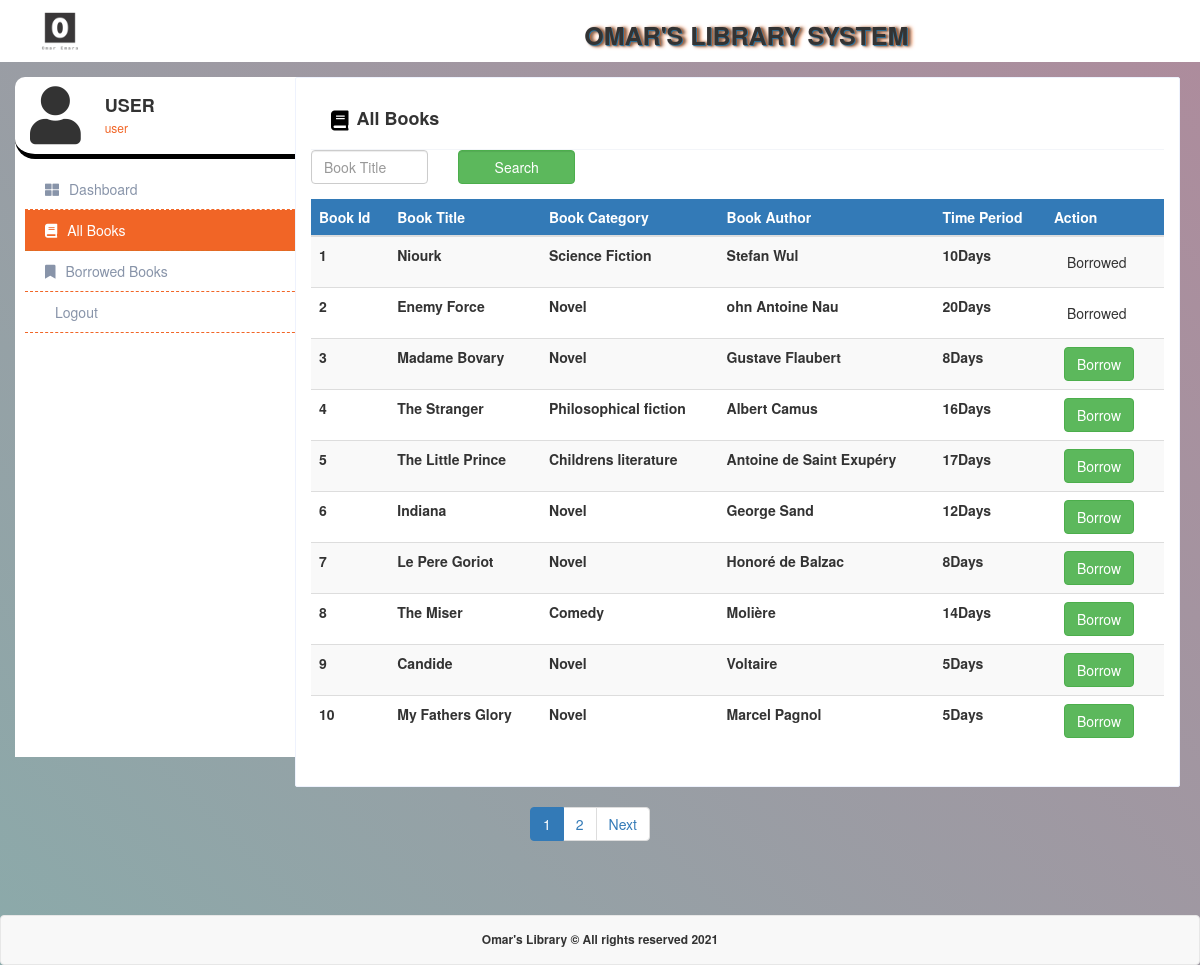
Screenshot of /dashboard.php?menu=books (signed in) with the database file from the repository.
### tables this page shows
CREATE TABLE `user` (
  `user_id` int(11) NOT NULL,
  `user_email` varchar(100) NOT NULL,
  `first_name` varchar(30) NOT NULL,
  `last_name` varchar(30) NOT NULL,
  `is_valid` tinyint(1) NOT NULL,
  `password` varchar(30) NOT NULL
);

CREATE TABLE `book` (
  `book_id` int(11) NOT NULL,
  `book_title` varchar(50) NOT NULL,
  `book_description` varchar(200) NOT NULL,
  `book_category` varchar(50) NOT NULL,
  `book_author` varchar(60) NOT NULL,
  `date_publish` varchar(25) NOT NULL,
  `time_period` int(11) NOT NULL
);

### include/inc.books.php (the view, shortened to what this page needs)
<?php
	if(isset($_POST['search'])){
		$res_list= searchBooks($conn);
	}else{
		$res_list = getAllBooks($conn);
	}
?>
<div class="dashboard-caption col-lg-9 col-md-4">
    <div class="dashboard-caption-header">
                <h4><i class="fa fa-book" aria-hidden="true"></i>All Books</h4>
            </div>
	<form method="POST" action="" enctype="multipart/form-data">
	<div class="row">
		<div class="col-lg-12">
				<div class="row">
						<div class="col-lg-2">
						<div id = "" class = "form-group">
							<input name="searchinput" type ="text" value="<?php echo $_POST['searchinput']; ?>" class = "form-control" placeholder="Book Title" required/>
						</div>
						</div>
						<div class="col-lg-2">
						<div id = "" class = "form-group">
							<input name="search" type ="submit" class = "form-control btn btn-success" id = "" value="Search"/>
						</div>
						</div>
				</div>
		</div>
	</div>
	</form>
            <div class="table-responsive mb-0" data-pattern="priority-columns">
                        <table class="table table-striped">
                            <thead>
                                <tr class="bg-primary">
                                     <th>Book Id</th>
                                    <th>Book Title</th>
                                    <th>Book Category</th>
                                     <th>Book Author</th>
                                      <th>Time Period</th>
                                    <th data-priority="6">Action</th>
                                </tr>
                                </thead>
                                <tbody>
                                    <?php
                                        foreach ($res_list[0] as $res) {
                                        	$BarrowBook = getBarrowBooksbyId($conn,$res['book_id']);
                                        	if(!empty($BarrowBook)){
                                        		$status="<span class='btn btn-light' style='cursor:default;'>Borrowed</span>";
                                        	}else{
                                        		$status="<button type = 'submit'  name='borrow' style='margin-left:10px' class ='btn btn-success'>Borrow</button>";
                                        	}
                                            echo '
                                                <tr>
                                                     <th><span">'.$res['book_id'].'</span></th>
                                                    <th><span ">'.$res['book_title'].'</span></th>
                                                    <th><span ">'.$res['book_category'].'</span></th>
                                                    <th><span ">'.$res['book_author'].'</span></th>
                                                     <th><span ">'.$res['time_period'].'Days</span></th>
                                                   <td>
                                                     	<form method="POST" action="" enctype="multipart/form-data">
                                                     		<input type="hidden" id="" name="userid" value="'.$_SESSION['user_id'].'">
                                                     		<input type="hidden" id="" name="bookid" value="'.$res['book_id'].'">
                                                     		'.$status.'
                                                     	</form>
                                                    </td>
                                                </tr>
                                            ';
                                        }
                                    ?>
                            </tbody>
                        </table>
                    </div>
</div>
<div class="text-center">
	<?php echo $res_list[1]; ?>
</div>

### include/inc.sidebar.php (shortened to what this page needs)
<div class="col-lg-3 col-md-4">
	<div class="side-dashboard dashboard-menu-btn-click">
		<div class="dashboard-avatar ">
			<div class="dashboard-avatar-thumb">
				<i class="fa fa-user" aria-hidden="true"></i>
			</div>
			<div class="dashboard-avatar-text">
					<?php $user = getUserInfoByid($conn, $_SESSION['user_id']);
						echo "<h4>".$user['first_name']."</h4>";
						echo "<p>".$user['user_email']."</p>";
					?>
			</div>
		</div>
		<?php
			if(isset($_GET['menu'])){
				$menu=$_GET['menu'];
			}
			?>
		<div class="dashboard-menu">
			<ul>
				<li class="<?php if($menu=='dashboard'){ echo "active"; } ?>"><a href="dashboard.php?menu=dashboard"><i class="fas fa-th-large"></i>Dashboard</a></li>
				<li class="<?php if($menu=='books'){ echo "active"; } ?>"><a href="dashboard.php?menu=books"><i class="fa fa-book" aria-hidden="true"></i>All Books</a></li>
				<li class="<?php if($menu=='borrow-book'){ echo "active"; } ?>"><a href="dashboard.php?menu=borrow-book"><i class="fa fa-bookmark" aria-hidden="true"></i>Borrowed Books</a></li>
				<li class="<?php if($menu=='logout.php'){ echo "active"; } ?>"><a href="./logout.php"><i class="fa fa-sign-out" aria-hidden="true"></i>Logout</a></li>
			</ul>
		</div>
	</div>
</div>

### css/style.css (style rules this page uses)
body { background-image: linear-gradient(45deg, #8baaaa 0%, #ae8b9c 100%); }
.side-dashboard { width: 300px; border-top-left-radius: 10px; border-top-right-radius: 10px; background: #fff; padding: 2rem 0; padding-top: 3px; padding-right: 0px; padding-bottom: 2rem; padding-left: 0px; margin-top: 20px; min-height: 85vh; position: fixed; }
.dashboard-menu-btn-click, .emp-dashboard-menu-btn-click { height: 600px; transition: height 1s ease-out; }
.dashboard-avatar { width: 100%; padding-top: 6px; padding-right: 10px; padding-bottom: 10px; padding-left: 10px; text-align: left; border-bottom: 5px solid black; border-radius: 20px; margin-bottom: 10px; }
.dashboard-avatar-thumb { display: inline; }
.dashboard-avatar-thumb i { font-size: 58px; margin-left: 5px; }
.dashboard-avatar-text { display: inline-block; vertical-align: top; margin-left: 20px; }
.dashboard-avatar-text p { text-transform: lowercase; font-size: 12px; color: rgb(241 101 38); margin-bottom: 0px; }
.dashboard-avatar-text h4 { font-size: 18px; text-transform: uppercase; font-weight: bold; margin-bottom: 3px; }
.dashboard-menu ul { padding-left: 10px; padding-right: 10px; }
.dashboard-menu ul li { list-style: none; padding: 0; margin: 0; }
.dashboard-menu ul li i { margin-right: 10px; }
.dashboard-menu ul li a { color: #8894a9; width: 100%; display: inline-block; padding: 1rem 0 1rem 2rem; border-bottom: 1px dashed #f16627; }
.dashboard-menu ul li.active a { background: rgb(241 101 38); color: #fff; border-color: rgba(17, 183, 25, 0.1); }
.dashboard-caption-header { display: flex; flex-wrap: wrap; align-items: center; padding: 2rem; border-bottom: 1px solid #f3f5f9; }
.dashboard-caption { background: #fff; border-radius: 2px; border: 1px solid #eef2fd; margin-top: 20px; padding-bottom: 20px; }
.dashboard-caption-header h4 { flex: 1; font-size: 18px; font-weight: bold; margin-bottom: 0; }
.dashboard-caption-header h4 i { margin-right: 8px; color: black; font-size: 20px; position: relative; top: 3px; }
.table tr { line-height: 15px; min-height: 15px; height: 15px; }

### rows the page displays
user: first_name "USER", user_email "user"
book: book_id "1", book_title "Niourk", book_category "Science Fiction", book_author "Stefan Wul", time_period "10", shows "Borrowed"
book: book_id "2", book_title "Enemy Force", book_category "Novel", book_author "ohn Antoine Nau", time_period "20", shows "Borrowed"
book: book_id "3", book_title "Madame Bovary", book_category "Novel", book_author "Gustave Flaubert", time_period "8", shows "Borrow"
book: book_id "4", book_title "The Stranger", book_category "Philosophical fiction", book_author "Albert Camus", time_period "16", shows "Borrow"
book: book_id "5", book_title "The Little Prince", book_category "Childrens literature", book_author "Antoine de Saint Exupéry", time_period "17", shows "Borrow"
book: book_id "6", book_title "Indiana", book_category "Novel", book_author "George Sand", time_period "12", shows "Borrow"
book: book_id "7", book_title "Le Pere Goriot", book_category "Novel", book_author "Honoré de Balzac", time_period "8", shows "Borrow"
book: book_id "8", book_title "The Miser", book_category "Comedy", book_author "Molière", time_period "14", shows "Borrow"
book: book_id "9", book_title "Candide", book_category "Novel", book_author "Voltaire", time_period "5", shows "Borrow"
book: book_id "10", book_title "My Fathers Glory", book_category "Novel", book_author "Marcel Pagnol", time_period "5", shows "Borrow"
